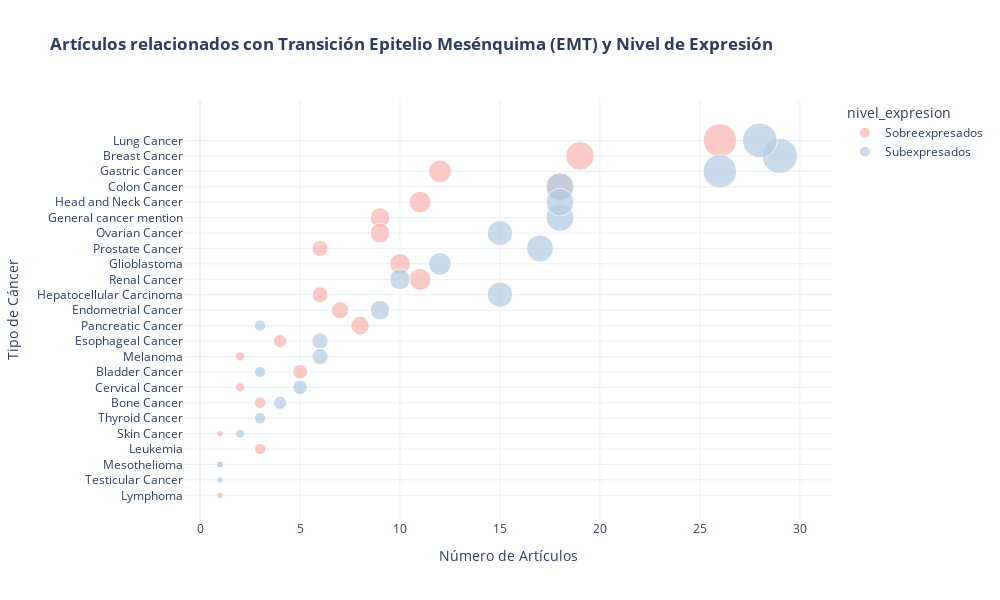

Notebook code for this chart:
### Code cell
graficar_distribucion_cancer_bibliografia(bibliografia_genes_clasificada, contexto_biologico)

### Figure 1 — Plotly figure (JSON) as saved in the notebook; plotly's stock layout.template omitted (floating-point values rounded to 4 significant figures)
{"data": [{"hovertemplate": "nivel_expresion=Sobreexpresados<br>Número de Artículos=%{marker.size}<br>Tipo de Cáncer=%{y}<extra></extra>", "legendgroup": "Sobreexpresados", "marker": {"color": "#FBB4AE", "size": [5, 3, 19, 2, 18, 7, 4, 12, 9, 10, 11, 6, 3, 26, 1, 2, 1, 9, 8, 6, 11, 1], "sizemode": "area", "sizeref": 0.0464, "symbol": "circle"}, "mode": "markers", "name": "Sobreexpresados", "orientation": "h", "showlegend": true, "type": "scatter", "x": [5, 3, 19, 2, 18, 7, 4, 12, 9, 10, 11, 6, 3, 26, 1, 2, 1, 9, 8, 6, 11, 1], "xaxis": "x", "y": ["Bladder Cancer", "Bone Cancer", "Breast Cancer", "Cervical Cancer", "Colon Cancer", "Endometrial Cancer", "Esophageal Cancer", "Gastric Cancer", "General cancer mention", "Glioblastoma", "Head and Neck Cancer", "Hepatocellular Carcinoma", "Leukemia", "Lung Cancer", "Lymphoma", "Melanoma", "Mesothelioma", "Ovarian Cancer", "Pancreatic Cancer", "Prostate Cancer", "Renal Cancer", "Skin Cancer"], "yaxis": "y"}, {"hovertemplate": "nivel_expresion=Subexpresados<br>Número de Artículos=%{marker.size}<br>Tipo de Cáncer=%{y}<extra></extra>", "legendgroup": "Subexpresados", "marker": {"color": "#B3CDE3", "size": [3, 4, 29, 5, 18, 9, 6, 26, 18, 12, 18, 15, 28, 6, 1, 15, 3, 17, 10, 2, 1, 3], "sizemode": "area", "sizeref": 0.0464, "symbol": "circle"}, "mode": "markers", "name": "Subexpresados", "orientation": "h", "showlegend": true, "type": "scatter", "x": [3, 4, 29, 5, 18, 9, 6, 26, 18, 12, 18, 15, 28, 6, 1, 15, 3, 17, 10, 2, 1, 3], "xaxis": "x", "y": ["Bladder Cancer", "Bone Cancer", "Breast Cancer", "Cervical Cancer", "Colon Cancer", "Endometrial Cancer", "Esophageal Cancer", "Gastric Cancer", "General cancer mention", "Glioblastoma", "Head and Neck Cancer", "Hepatocellular Carcinoma", "Lung Cancer", "Melanoma", "Mesothelioma", "Ovarian Cancer", "Pancreatic Cancer", "Prostate Cancer", "Renal Cancer", "Skin Cancer", "Testicular Cancer", "Thyroid Cancer"], "yaxis": "y"}], "layout": {"height": 600, "hovermode": "closest", "legend": {"itemsizing": "constant", "title": {"text": "nivel_expresion"}, "tracegroupgap": 0}, "title": {"text": "<b>Artículos relacionados con Transición Epitelio Mesénquima (EMT) y Nivel de Expresión</b>"}, "width": 1000, "xaxis": {"anchor": "y", "domain": [0, 1], "title": {"text": "Número de Artículos"}}, "yaxis": {"anchor": "x", "categoryorder": "total ascending", "domain": [0, 1], "title": {"text": "Tipo de Cáncer"}}}}
